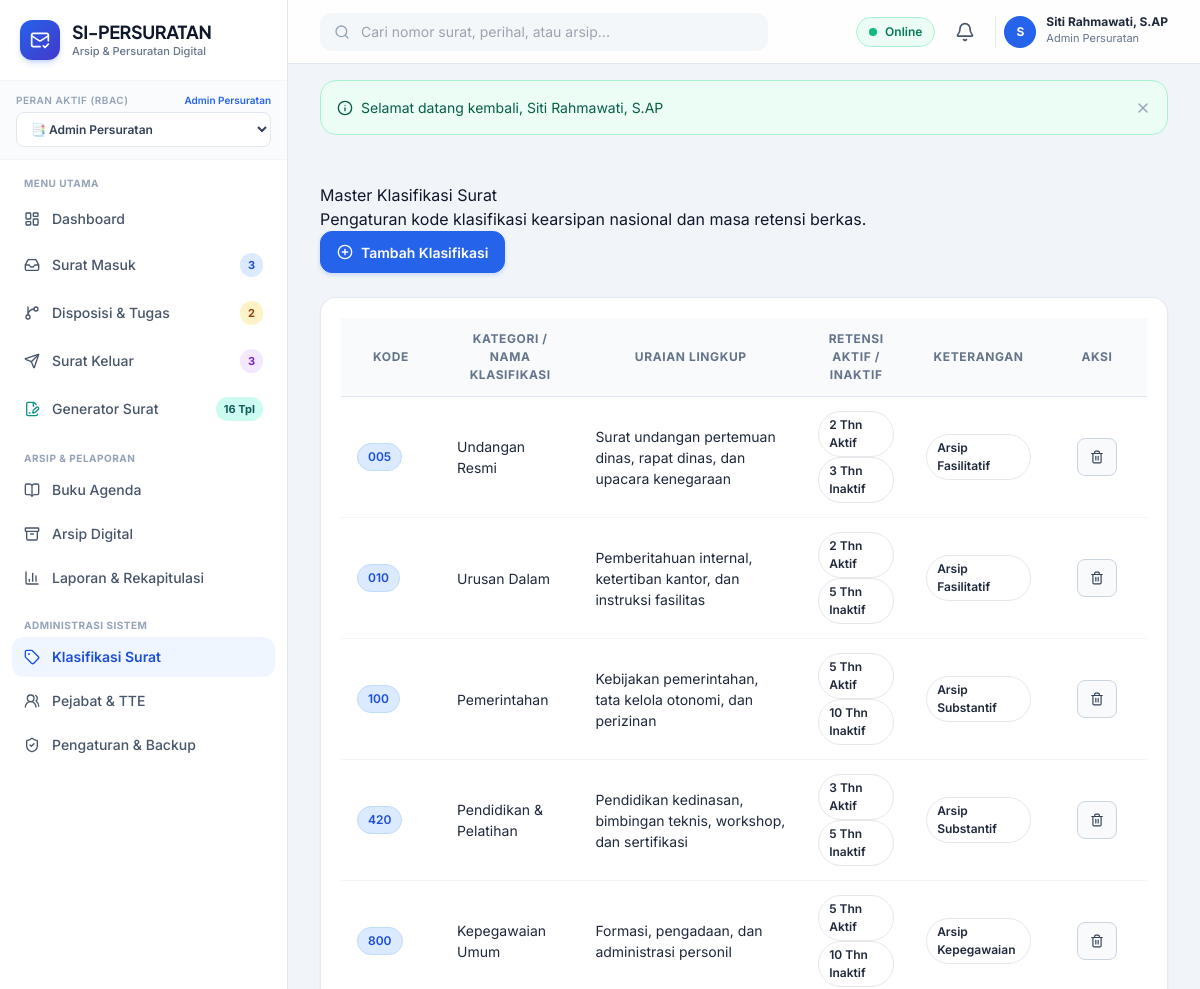
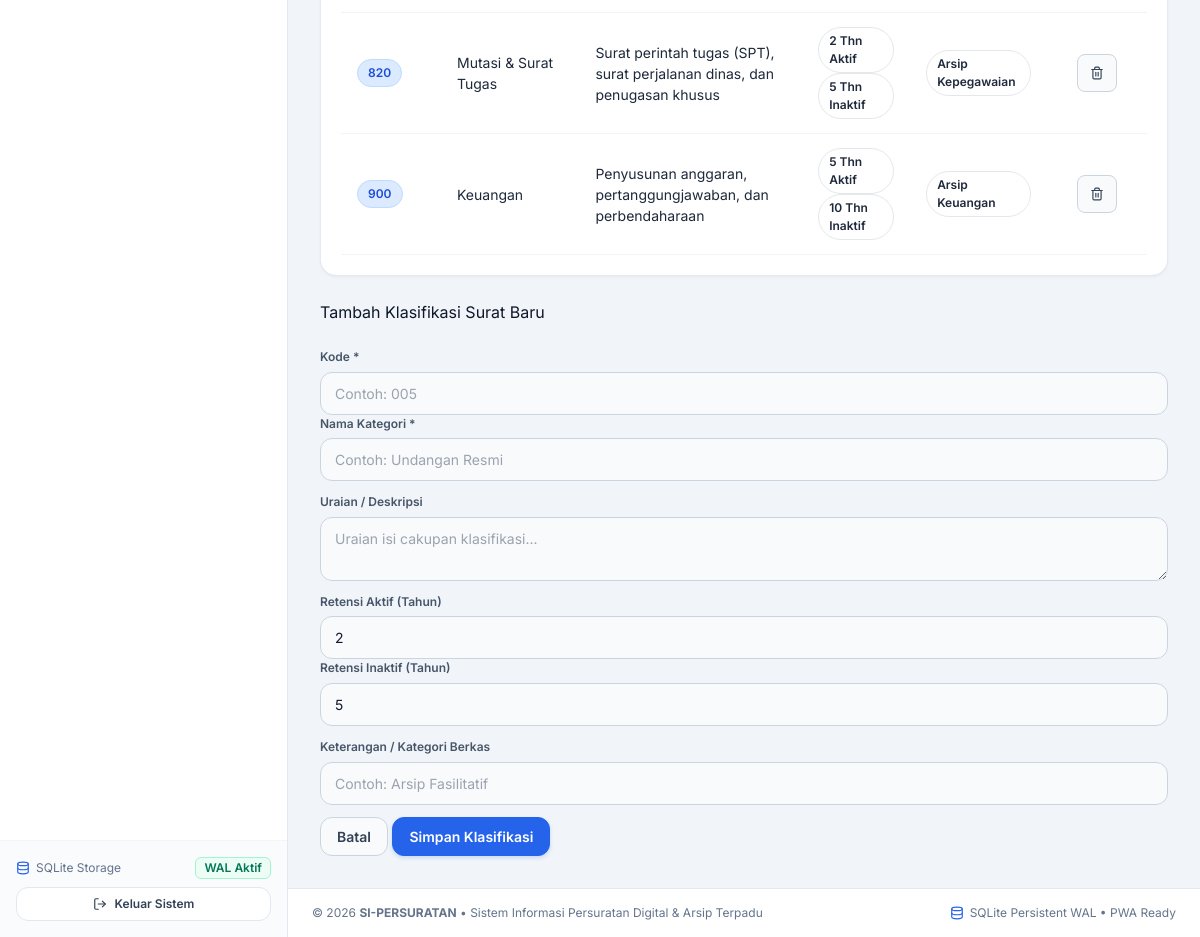
Page /public/master/klasifikasi.php (signed in) on the committed database (2 pictures, top to bottom).
### tables this page shows
CREATE TABLE users (
    id INTEGER PRIMARY KEY AUTOINCREMENT,
    username TEXT NOT NULL UNIQUE,
    email TEXT NOT NULL UNIQUE,
    password_hash TEXT NOT NULL,
    full_name TEXT NOT NULL,
    nip TEXT,
    jabatan TEXT,
    phone TEXT,
    role_id INTEGER NOT NULL,
    avatar TEXT,
    is_active INTEGER NOT NULL DEFAULT 1,
    created_at DATETIME DEFAULT CURRENT_TIMESTAMP,
    updated_at DATETIME DEFAULT CURRENT_TIMESTAMP,
    deleted_at DATETIME DEFAULT NULL,
    FOREIGN KEY (role_id) REFERENCES roles (id) ON DELETE RESTRICT
);

CREATE TABLE roles (
    id INTEGER PRIMARY KEY AUTOINCREMENT,
    name TEXT NOT NULL,
    slug TEXT NOT NULL UNIQUE,
    description TEXT,
    created_at DATETIME DEFAULT CURRENT_TIMESTAMP
);

CREATE TABLE klasifikasi_surat (
    id INTEGER PRIMARY KEY AUTOINCREMENT,
    kode TEXT NOT NULL UNIQUE,
    nama TEXT NOT NULL,
    uraian TEXT,
    retensi_aktif INTEGER DEFAULT 2, -- tahun
    retensi_inaktif INTEGER DEFAULT 5, -- tahun
    keterangan TEXT,
    is_active INTEGER NOT NULL DEFAULT 1,
    created_at DATETIME DEFAULT CURRENT_TIMESTAMP,
    updated_at DATETIME DEFAULT CURRENT_TIMESTAMP,
    deleted_at DATETIME DEFAULT NULL
);

### public/master/klasifikasi.php (the view, shortened to what the rows shown need)
<?php
require_once __DIR__ . '/../../config/app.php';
if (!Auth::check() || !Auth::can('master.manage')) {
    Flash::set('danger', 'Akses ditolak.');
    redirect('dashboard.php');
}
$klasList = Klasifikasi::getAll();
require_once APP_PATH . '/views/layouts/header.php';
?>
<div class="card border-0 shadow-sm rounded-3">
    <div class="card-body p-0">
        <div class="table-responsive">
            <table class="table table-custom mb-0">
                <thead>
                    <tr>
                        <th width="100">Kode</th>
                        <th>Kategori / Nama Klasifikasi</th>
                        <th>Uraian Lingkup</th>
                        <th>Retensi Aktif / Inaktif</th>
                        <th>Keterangan</th>
                        <th width="100" class="text-center">Aksi</th>
                    </tr>
                </thead>
                <tbody>
                    <?php foreach ($klasList as $k): ?>
                        <tr>
                            <td>
                                <span class="badge bg-primary font-monospace fs-6"><?= htmlspecialchars($k['kode']) ?></span>
                            </td>
                            <td class="fw-bold text-dark"><?= htmlspecialchars($k['nama']) ?></td>
                            <td class="small text-secondary"><?= htmlspecialchars($k['uraian'] ?? '-') ?></td>
                            <td class="small">
                                <span class="badge bg-light text-success border"><?= $k['retensi_aktif'] ?> Thn Aktif</span>
                                <span class="badge bg-light text-warning border"><?= $k['retensi_inaktif'] ?> Thn Inaktif</span>
                            </td>
                            <td><span class="badge bg-light text-dark border"><?= htmlspecialchars($k['keterangan'] ?? 'Fasilitatif') ?></span></td>
                            <td class="text-center">
                                <form action="<?= url('master/klasifikasi.php') ?>" method="POST" class="d-inline" onsubmit="return confirm('Hapus klasifikasi ini?')">
                                    <button type="submit" class="btn btn-sm btn-light text-danger border p-1" title="Hapus">
                                        <i data-lucide="trash-2" style="width: 14px;"></i>
                                    </button>
                                </form>
                            </td>
                        </tr>
                    <?php endforeach; ?>
                </tbody>
            </table>
        </div>
    </div>
</div>
<?php require_once APP_PATH . '/views/layouts/footer.php'; ?>

### app/views/layouts/header.php (shortened to what the rows shown need)
<!DOCTYPE html>
<html lang="id">
<head>
    <script src="https://cdn.tailwindcss.com"></script>
</head>
<body class="antialiased selection:bg-blue-100 selection:text-blue-900">
<div class="min-h-screen flex flex-col lg:flex-row">
    <?php require_once APP_PATH . '/views/layouts/sidebar.php'; ?>
    <div class="flex-1 flex flex-col min-w-0 pb-20 lg:pb-0">
        <header class="sticky top-0 z-30 bg-white/90 backdrop-blur-md border-b border-slate-200 px-4 lg:px-8 h-16 flex items-center justify-between gap-4">
            <div class="flex items-center gap-2 sm:gap-3">
                <div class="relative">
                    <button onclick="toggleDropdown('user-menu')" class="flex items-center gap-2.5 pl-2 border-l border-slate-200 hover:opacity-90 transition">
                        <div class="w-8 h-8 rounded-full bg-blue-600 text-white font-bold text-xs flex items-center justify-center shadow-xs">
                            <?= strtoupper(substr($currentUser['full_name'] ?? 'U', 0, 1)) ?>
                        </div>
                        <div class="hidden md:block text-left">
                            <p class="text-xs font-bold text-slate-800 leading-none"><?= htmlspecialchars($currentUser['full_name'] ?? 'User') ?></p>
                            <p class="text-[11px] text-slate-500 mt-0.5"><?= htmlspecialchars($currentUser['role_name'] ?? 'Role') ?></p>
                        </div>
                    </button>
                </div>
            </div>
        </header>
        <main class="flex-1 p-4 lg:p-8 max-w-7xl w-full mx-auto space-y-6">

### app/views/layouts/sidebar.php (shortened to what the rows shown need)
<?php
$currentUser = Auth::user();
$currentRoleSlug = $currentUser['role_slug'] ?? 'superadmin';
?>
<aside id="sidebar" class="fixed lg:sticky top-0 left-0 z-50 h-screen w-72 bg-white border-r border-slate-200 flex flex-col transition-transform duration-300 -translate-x-full lg:translate-x-0 shrink-0">
  <div class="p-5 border-b border-slate-100 flex items-center justify-between">
    <a href="<?= url('dashboard.php') ?>" class="flex items-center gap-3 group text-decoration-none">
      <div>
        <h1 class="font-display font-bold text-slate-900 text-lg leading-tight tracking-tight">SI-PERSURATAN</h1>
      </div>
    </a>
  </div>
  <div class="px-4 py-3 bg-slate-50/80 border-b border-slate-100">
    <div class="flex items-center justify-between mb-1">
      <label class="text-[10px] font-semibold uppercase tracking-wider text-slate-400 block">Peran Aktif (RBAC)</label>
      <span class="text-[10px] text-blue-600 font-semibold"><?= htmlspecialchars($currentUser['role_name'] ?? 'User') ?></span>
    </div>
    <div class="relative">
      <select onchange="window.location.href='<?= url('switch_role.php?role=') ?>' + this.value" class="w-full text-xs font-semibold bg-white border border-slate-200 rounded-lg px-2.5 py-2 text-slate-700 focus:outline-none focus:ring-2 focus:ring-blue-500/20 focus:border-blue-600 cursor-pointer">
        <option value="admin_persuratan" <?= $currentRoleSlug === 'admin_persuratan' ? 'selected' : '' ?>>📑 Admin Persuratan</option>
      </select>
    </div>
  </div>
</aside>

### rows in the picture
users: role.name "Admin Persuratan", full_name "S", full_name "Siti Rahmawati, S.AP"
roles: slug "📑 Admin Persuratan"
klasifikasi_surat: kode "005", nama "Undangan Resmi", uraian "Surat undangan pertemuan dinas, rapat dinas, dan upacara kenegaraan", retensi_aktif "2", retensi_inaktif "3", keterangan "Arsip Fasilitatif"
klasifikasi_surat: kode "010", nama "Urusan Dalam", uraian "Pemberitahuan internal, ketertiban kantor, dan instruksi fasilitas", retensi_aktif "2", retensi_inaktif "5", keterangan "Arsip Fasilitatif"
klasifikasi_surat: kode "100", nama "Pemerintahan", uraian "Kebijakan pemerintahan, tata kelola otonomi, dan perizinan", retensi_aktif "5", retensi_inaktif "10", keterangan "Arsip Substantif"
klasifikasi_surat: kode "420", nama "Pendidikan & Pelatihan", uraian "Pendidikan kedinasan, bimbingan teknis, workshop, dan sertifikasi", retensi_aktif "3", retensi_inaktif "5", keterangan "Arsip Substantif"
klasifikasi_surat: kode "800", nama "Kepegawaian Umum", uraian "Formasi, pengadaan, dan administrasi personil", retensi_aktif "5", retensi_inaktif "10", keterangan "Arsip Kepegawaian"
klasifikasi_surat: kode "820", nama "Mutasi & Surat Tugas", uraian "Surat perintah tugas (SPT), surat perjalanan dinas, dan penugasan khusus", retensi_aktif "2", retensi_inaktif "5", keterangan "Arsip Kepegawaian"
klasifikasi_surat: kode "900", nama "Keuangan", uraian "Penyusunan anggaran, pertanggungjawaban, dan perbendaharaan", retensi_aktif "5", retensi_inaktif "10", keterangan "Arsip Keuangan"

### other values in the picture
$badgeSm "3"
$badgeDisp "2"
$badgeSk "3"
$msg['message'] "Selamat datang kembali, Siti Rahmawati, S.AP"
